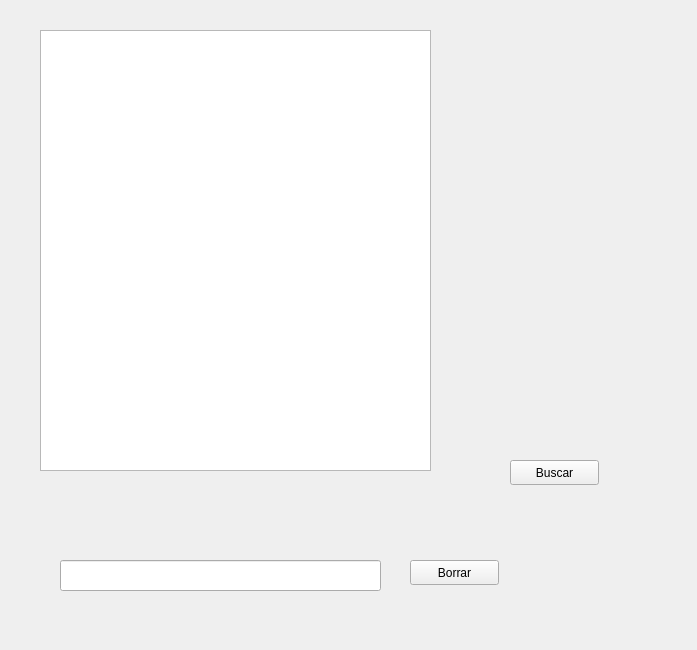
<?xml version="1.0" encoding="UTF-8"?>
<ui version="4.0">
 <class>Editor</class>
 <widget class="QWidget" name="Editor">
  <property name="geometry">
   <rect>
    <x>0</x>
    <y>0</y>
    <width>697</width>
    <height>650</height>
   </rect>
  </property>
  <property name="windowTitle">
   <string>Form</string>
  </property>
  <widget class="QTextEdit" name="teTexto">
   <property name="geometry">
    <rect>
     <x>40</x>
     <y>30</y>
     <width>391</width>
     <height>441</height>
    </rect>
   </property>
  </widget>
  <widget class="QPushButton" name="pbBuscar">
   <property name="geometry">
    <rect>
     <x>510</x>
     <y>460</y>
     <width>89</width>
     <height>25</height>
    </rect>
   </property>
   <property name="text">
    <string>Buscar</string>
   </property>
  </widget>
  <widget class="QLabel" name="lLetras">
   <property name="geometry">
    <rect>
     <x>510</x>
     <y>60</y>
     <width>67</width>
     <height>17</height>
    </rect>
   </property>
   <property name="text">
    <string/>
   </property>
  </widget>
  <widget class="QLineEdit" name="leBorrar">
   <property name="geometry">
    <rect>
     <x>60</x>
     <y>560</y>
     <width>321</width>
     <height>31</height>
    </rect>
   </property>
  </widget>
  <widget class="QPushButton" name="pbBorrar">
   <property name="geometry">
    <rect>
     <x>410</x>
     <y>560</y>
     <width>89</width>
     <height>25</height>
    </rect>
   </property>
   <property name="text">
    <string>Borrar</string>
   </property>
  </widget>
 </widget>
 <resources/>
 <connections/>
</ui>
